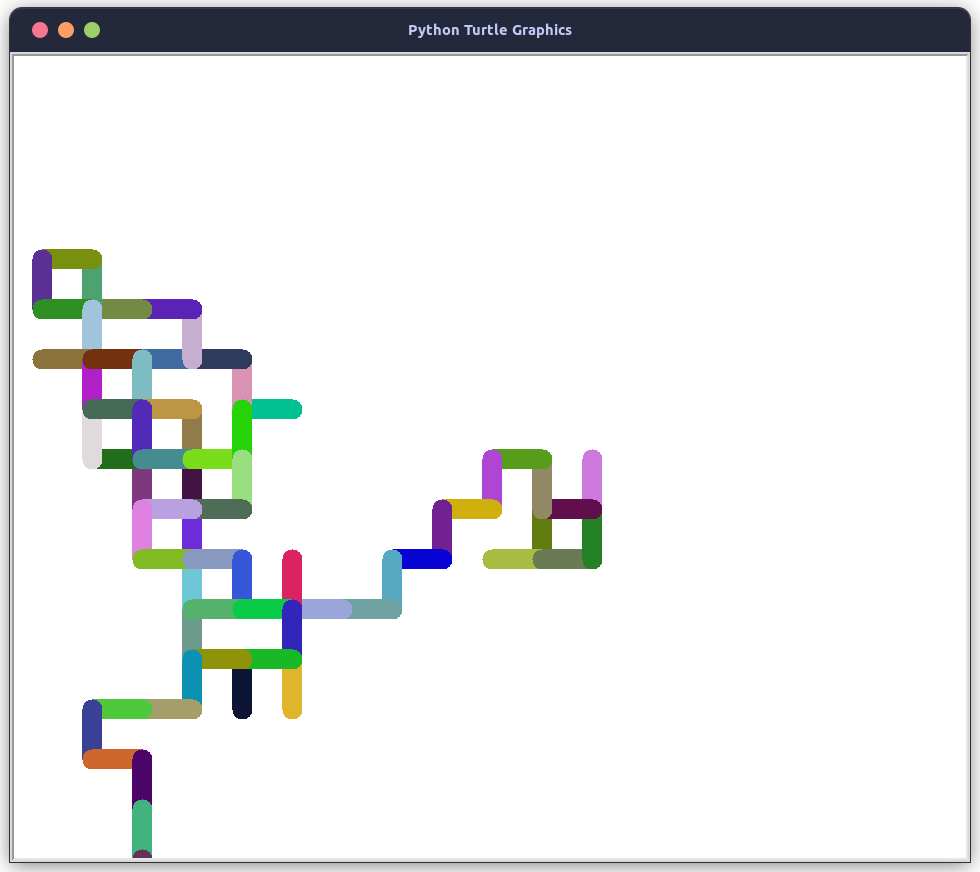

Python code for this plot:
import random
# from turtle import Screen
import turtle as t

mr_turtle = t.Turtle()
mr_turtle.hideturtle()
t.colormode(225)

screen = t.Screen()
screen.colormode(255)
mr_turtle.pencolor(255, 0, 0)

mr_turtle.speed("fastest")
mr_turtle.pensize(20)
angle = [90,180,270,360]


def random_color():
    r = random.randint(0,225)
    g = random.randint(0,225)
    b = random.randint(0,225)
    random_color = (r, g, b)
    return random_color


for i in range(200):
    mr_turtle.color(random_color())
    mr_turtle.forward(50)

    if i % 2 == 0:
        mr_turtle.right(random.choice(angle))
    else:
        mr_turtle.left(random.choice(angle))


mr_turtle.pencolor(random_color())
screen.exitonclick()
